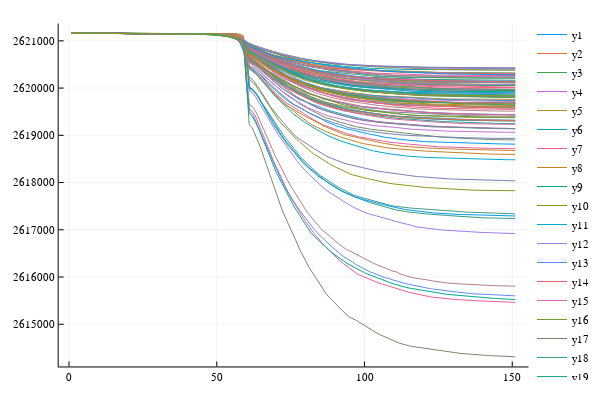

The notebook cell this image was saved under:
### Code cell
poppy=Int(floor(sqrt(pops[i])))^2
plot(allrs[statename][1,1])
